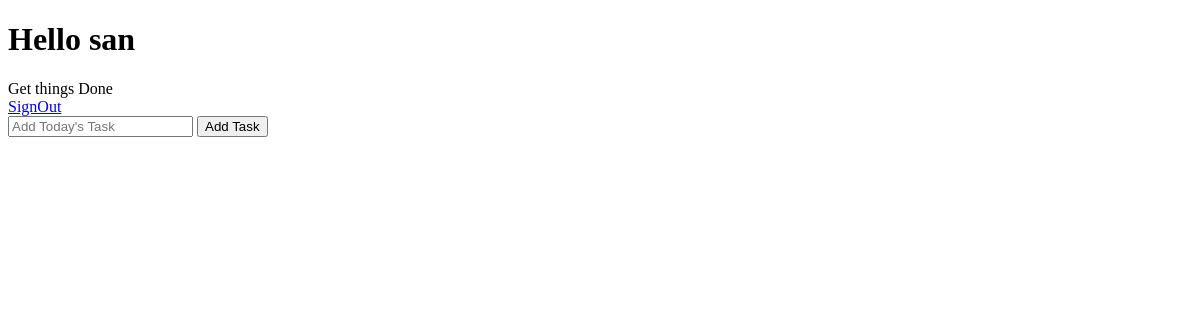
The app's page /todopage (signed in), older data.
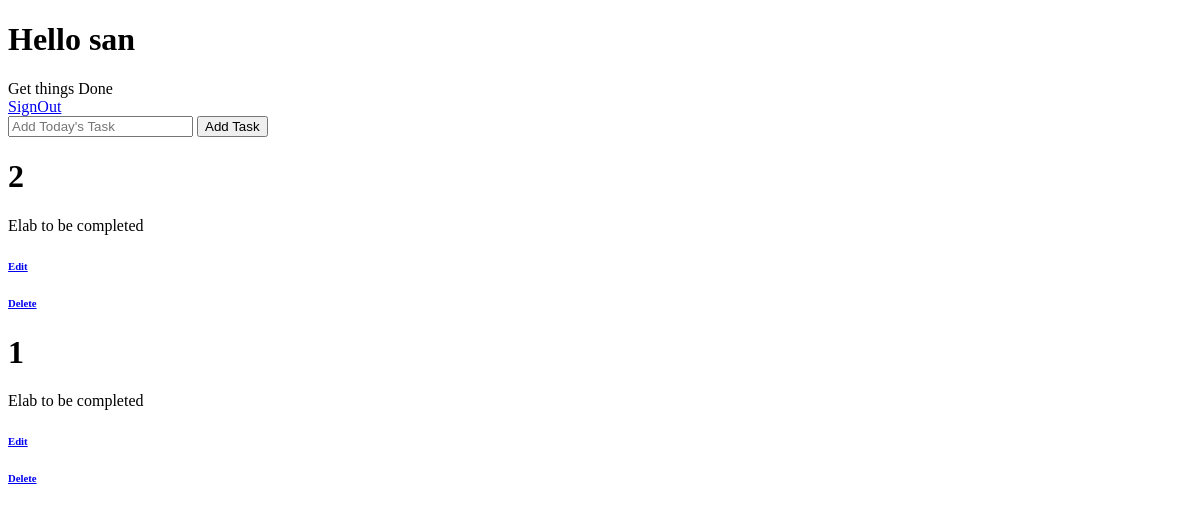
The same page, newer data.
### todo/models.py (models this page shows)
class TODOO(models.Model):
    srno=models.AutoField(primary_key=True, auto_created=True)
    title=models.CharField(max_length=25)
    date=models.DateTimeField(auto_now_add=True)
    user=models.ForeignKey(User, on_delete=models.CASCADE)

### todo/views.py (the view, shortened to what this page needs)
# urls.py: path('todopage',views.todo),
def todo(request):
    res = models.TODOO.objects.filter(user=request.user).order_by('-date')
    return render(request, 'todo.html',{'res':res})

### templates/todo.html (shortened to what this page needs)
{% load static %}
<!DOCTYPE html>
<html lang="en">
<head>
</head>
<body>
    <div class="signup-login">
        <div><h1>Hello {{user}}</h1></div>
        <div class="signupbox">
            <div class="heading">
                Get things Done
            </div>
            <div>
                <a href="{% url 'signout' %}">SignOut</a>
            </div>
            <form method="post">
                <input type="text" name="title" required placeholder="Add Today's Task">
                <input type="Submit" value="Add Task">
            </form>
            {%for todo in res%}
            <div class="todo">
                <h1>{{todo.srno}}</h1>
                <p>{{todo.title}}</p>
                <div>
                    <a href="/edit_todo/{{todo.srno}}">
                        <h6>Edit</h6>
                    </a>
                    <a href="/delete_todo/{{todo.srno}}">
                        <h6>Delete</h6>
                    </a>
                </div>
            </div>
            {% endfor %}
        </div>
    </div>
</body>
</html>

Row changes from the older to the newer data that the page shows:
added TODOO: srno "2", title "Elab to be completed"
added TODOO: srno "1", title "Elab to be completed"
